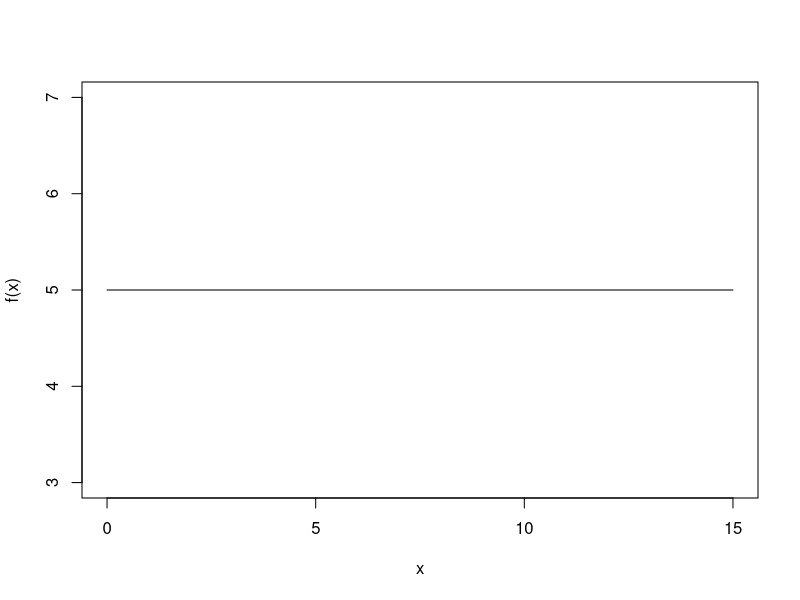
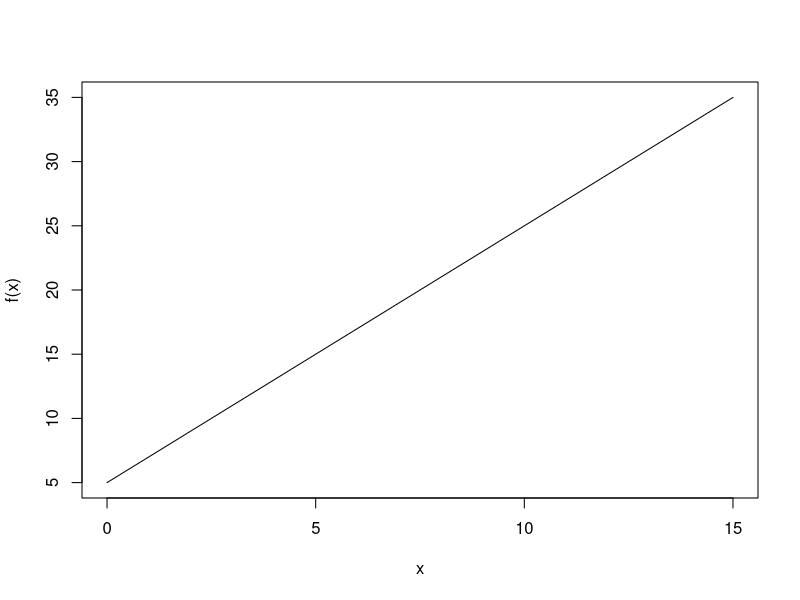
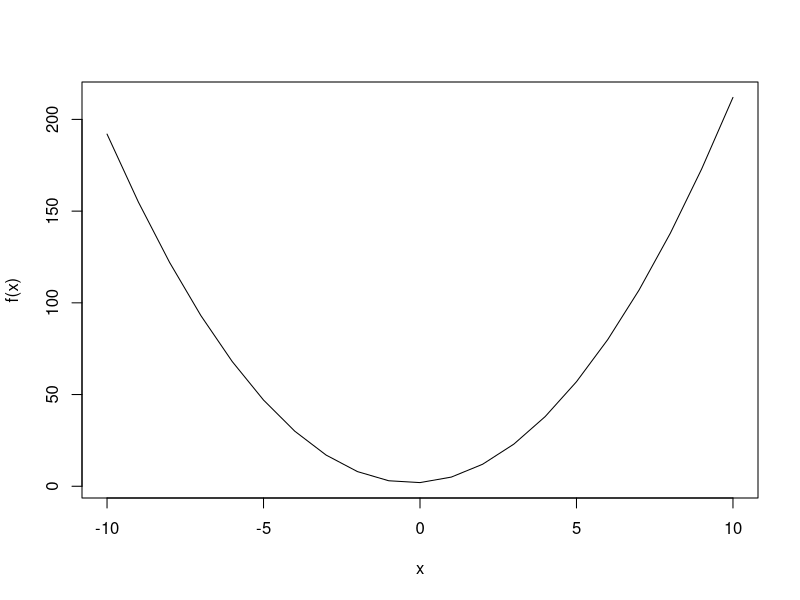
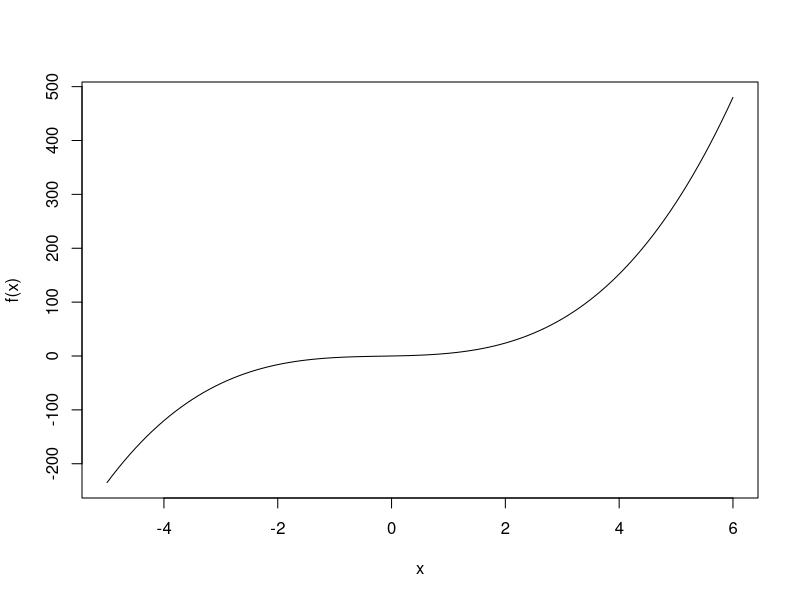
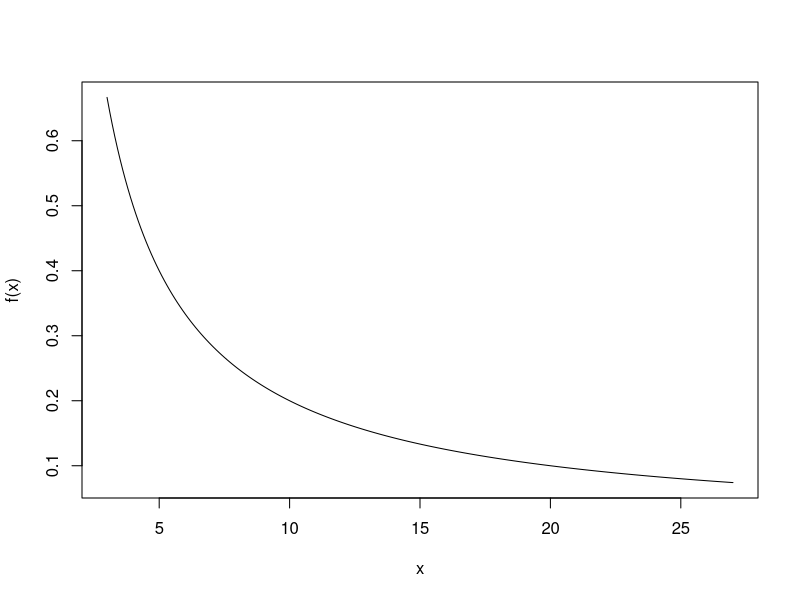

The R source for these figures, in order:
#Dimas Setyawan Ramadhansyah (17523152)

#Exercise
#No.1.1
f1 <- function (x){
  result <- x^3+x^2-6
  return(result)
}
f1(2)

#No.1.2
g1 <- function (a,b){
  result <- a*b *(b-a)
  return(result)
}
g1(2,4)

#No. 1.3
h1 <- function(m,n){
  result <- (sqrt(m)/n) + m - 2*n
  return(result)
}
h1(16,2)

#No 2.1
a <- matrix(c(1:4),2,2,T)
b <- matrix(c(5:8),2,2,T)

f2 <- function(a,b){
  result <- (a+b)%*%a%*%b
  return(result)
}
f2(a,b)

#No. 2.2
m <- matrix(c(1:4),2,2,T)
n <- matrix(c(5:8),2,2,T)

h2 <- function(m,n){
  result <- det(m)*n-m%*%n
  return(result)
}
h2(m,n)

#No.2.3
x <- matrix(c(1:4),2,2,T)
g <- function(x){
  result <- solve(x)%*%x-2%*%x
  return(result)
}
g(2)

#GRAPH FUNGSI KONSTAN
c1 <- function(x){
  fx <- 5
  return (fx)
}

input <- 0:15
plot (input ,
      sapply (input,c1), 
      type = "l",xlab = "x", 
      ylab = "f(x)")

#GRAPH FUNGSI LINIER

l1 <- function(x){
  fx <- 2*x+5
  return(fx)
}

input <- 0:15
plot(input,
     sapply(input,l1),
     type="l",
     xlab="x",
     ylab="f(x)")

#GRAPH FUNGSI KUADRAT

q1 <- function(x){
  fx<- 2*x^2+1*x+2
  return(fx)
}

input <- -10:10
plot (input,
      sapply(input , q1),
      type="l" ,
      xlab = "x",
      ylab = "f(x)")

# GRAPH FUNGSI POLINOMIAL

p1 <- function(x){
  fx <- 2*x^3 + 1*x^2 + 2*x 
  return (fx)
}

input <- seq(-5,6,0.1)
plot (input,
      sapply(input,p1),
      type="l",
      xlab="x",
      ylab="f(x)")


# GRAPH FUNGSI RATIONAL

r1 <- function(x){
  fx <- 2/x
  return(fx)
}

input <- seq(3,27,0.1)
plot(input,
     sapply(input, r1),
     type="l",
     xlab="x",
     ylab="f(x)")